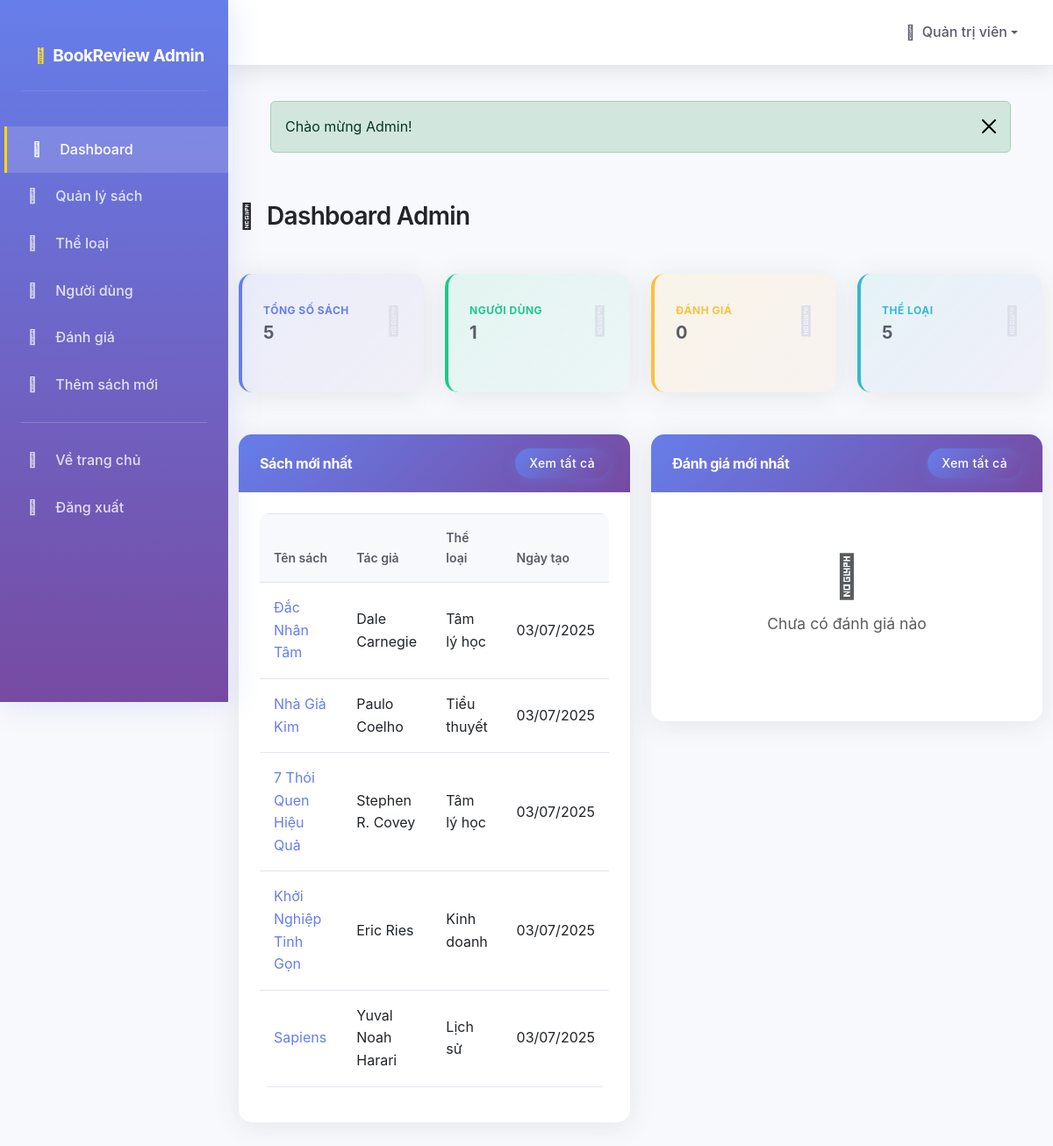
Page /admin/dashboard.php (signed in) on the committed database.
### tables this page shows
CREATE TABLE users (
    id INT AUTO_INCREMENT PRIMARY KEY,
    username VARCHAR(50) UNIQUE NOT NULL,
    name VARCHAR(100) NOT NULL,
    full_name VARCHAR(150) NOT NULL,
    email VARCHAR(100) UNIQUE NOT NULL,
    password VARCHAR(255) NOT NULL,
    avatar VARCHAR(500) DEFAULT NULL,
    role ENUM('user', 'admin') DEFAULT 'user',
    status ENUM('active', 'banned') DEFAULT 'active',
    verification_token VARCHAR(100),
    email_verified_at TIMESTAMP NULL,
    created_at TIMESTAMP DEFAULT CURRENT_TIMESTAMP,
    updated_at TIMESTAMP DEFAULT CURRENT_TIMESTAMP ON UPDATE CURRENT_TIMESTAMP
);

CREATE TABLE books (
    id INT AUTO_INCREMENT PRIMARY KEY,
    title VARCHAR(255) NOT NULL,
    author VARCHAR(100) NOT NULL,
    description TEXT,
    cover_image VARCHAR(255),
    category_id INT,
    created_by INT,
    created_at TIMESTAMP DEFAULT CURRENT_TIMESTAMP,
    updated_at TIMESTAMP DEFAULT CURRENT_TIMESTAMP ON UPDATE CURRENT_TIMESTAMP,
    FOREIGN KEY (category_id) REFERENCES categories(id) ON DELETE SET NULL,
    FOREIGN KEY (created_by) REFERENCES users(id) ON DELETE SET NULL
);

CREATE TABLE categories (
    id INT AUTO_INCREMENT PRIMARY KEY,
    name VARCHAR(100) NOT NULL,
    description TEXT,
    created_at TIMESTAMP DEFAULT CURRENT_TIMESTAMP
);

### admin/dashboard.php (the view, shortened to what this page needs)
<?php
require_once '../config/database.php';
require_once '../includes/functions.php';
$stats = [];
$stmt = $pdo->query("SELECT COUNT(*) as count FROM books");
$stats['total_books'] = $stmt->fetch()['count'];
$stmt = $pdo->query("SELECT COUNT(*) as count FROM users");
$stats['total_users'] = $stmt->fetch()['count'];
$stmt = $pdo->query("SELECT COUNT(*) as count FROM reviews");
$stats['total_reviews'] = $stmt->fetch()['count'];
$stmt = $pdo->query("SELECT COUNT(*) as count FROM categories");
$stats['total_categories'] = $stmt->fetch()['count'];
$latest_books = $pdo->query("
    SELECT b.*, c.name as category_name
    FROM books b
    LEFT JOIN categories c ON b.category_id = c.id
    ORDER BY b.created_at DESC
    LIMIT 5
")->fetchAll();
$latest_reviews = [];
try {
    $columnsStmt = $pdo->query("SHOW COLUMNS FROM users");
    $columns = $columnsStmt->fetchAll(PDO::FETCH_COLUMN);
    $nameColumn = 'id';
    if (in_array('full_name', $columns)) {
        $nameColumn = 'full_name';
    } elseif (in_array('name', $columns)) {
        $nameColumn = 'name';
    } elseif (in_array('username', $columns)) {
        $nameColumn = 'username';
    } elseif (in_array('email', $columns)) {
        $nameColumn = 'email';
    }
    $query = "
        SELECT r.*, b.title as book_title, u.$nameColumn as user_name
        FROM reviews r
        JOIN books b ON r.book_id = b.id
        JOIN users u ON r.user_id = u.id
        ORDER BY r.created_at DESC
        LIMIT 5
    ";
    $latest_reviews = $pdo->query($query)->fetchAll();
} catch (PDOException $e) {
    $latest_reviews = [];
    error_log("Dashboard reviews query failed: " . $e->getMessage());
}
include 'includes/header.php';
?>
<div class="row">
    <div class="col-12">
        <h1 class="h3 mb-4">
            <i class="fas fa-tachometer-alt me-2"></i>
            Dashboard Admin
        </h1>
    </div>
</div>
<div class="row mb-4">
    <div class="col-xl-3 col-md-6 mb-4">
        <div class="card border-left-primary shadow h-100 py-2">
            <div class="card-body">
                <div class="row no-gutters align-items-center">
                    <div class="col mr-2">
                        <div class="text-xs font-weight-bold text-primary text-uppercase mb-1">
                            Tổng số sách
                        </div>
                        <div class="h5 mb-0 font-weight-bold text-gray-800"><?php echo $stats['total_books']; ?></div>
                    </div>
                    <div class="col-auto">
                        <i class="fas fa-book fa-2x text-gray-300"></i>
                    </div>
                </div>
            </div>
        </div>
    </div>
    <div class="col-xl-3 col-md-6 mb-4">
        <div class="card border-left-success shadow h-100 py-2">
            <div class="card-body">
                <div class="row no-gutters align-items-center">
                    <div class="col mr-2">
                        <div class="text-xs font-weight-bold text-success text-uppercase mb-1">
                            Người dùng
                        </div>
                        <div class="h5 mb-0 font-weight-bold text-gray-800"><?php echo $stats['total_users']; ?></div>
                    </div>
                    <div class="col-auto">
                        <i class="fas fa-users fa-2x text-gray-300"></i>
                    </div>
                </div>
            </div>
        </div>
    </div>
    <div class="col-xl-3 col-md-6 mb-4">
        <div class="card border-left-warning shadow h-100 py-2">
            <div class="card-body">
                <div class="row no-gutters align-items-center">
                    <div class="col mr-2">
                        <div class="text-xs font-weight-bold text-warning text-uppercase mb-1">
                            Đánh giá
                        </div>
                        <div class="h5 mb-0 font-weight-bold text-gray-800"><?php echo $stats['total_reviews']; ?></div>
                    </div>
                    <div class="col-auto">
                        <i class="fas fa-star fa-2x text-gray-300"></i>
                    </div>
                </div>
            </div>
        </div>
    </div>
    <div class="col-xl-3 col-md-6 mb-4">
        <div class="card border-left-info shadow h-100 py-2">
            <div class="card-body">
                <div class="row no-gutters align-items-center">
                    <div class="col mr-2">
                        <div class="text-xs font-weight-bold text-info text-uppercase mb-1">
                            Thể loại
                        </div>
                        <div class="h5 mb-0 font-weight-bold text-gray-800"><?php echo $stats['total_categories']; ?></div>
                    </div>
                    <div class="col-auto">
                        <i class="fas fa-tags fa-2x text-gray-300"></i>
                    </div>
                </div>
            </div>
        </div>
    </div>
</div>
<div class="row">
    <div class="col-lg-6 mb-4">
        <div class="card shadow">
            <div class="card-header py-3 d-flex flex-row align-items-center justify-content-between">
                <h6 class="m-0 font-weight-bold text-primary">Sách mới nhất</h6>
                <a href="books.php" class="btn btn-sm btn-primary">Xem tất cả</a>
            </div>
            <div class="card-body">
                <?php if (empty($latest_books)): ?>
                    <div class="text-center py-4">
                        <i class="fas fa-book fa-3x text-muted mb-3"></i>
                        <p class="text-muted">Chưa có sách nào</p>
                        <a href="add-book.php" class="btn btn-primary">
                            <i class="fas fa-plus me-2"></i>Thêm sách đầu tiên
                        </a>
                    </div>
                <?php else: ?>
                    <div class="table-responsive">
                        <table class="table table-bordered" width="100%" cellspacing="0">
                            <thead>
                                <tr>
                                    <th>Tên sách</th>
                                    <th>Tác giả</th>
                                    <th>Thể loại</th>
                                    <th>Ngày tạo</th>
                                </tr>
                            </thead>
                            <tbody>
                                <?php foreach ($latest_books as $book): ?>
                                <tr>
                                    <td>
                                        <a href="../book.php?id=<?php echo $book['id']; ?>">
                                            <?php echo htmlspecialchars($book['title']); ?>
                                        </a>
                                    </td>
                                    <td><?php echo htmlspecialchars($book['author']); ?></td>
                                    <td><?php echo htmlspecialchars($book['category_name'] ?: 'N/A'); ?></td>
                                    <td><?php echo formatDate($book['created_at']); ?></td>
                                </tr>
                                <?php endforeach; ?>
                            </tbody>
                        </table>
                    </div>
                <?php endif; ?>
            </div>
        </div>
    </div>
    <div class="col-lg-6 mb-4">
        <div class="card shadow">
            <div class="card-header py-3 d-flex flex-row align-items-center justify-content-between">
                <h6 class="m-0 font-weight-bold text-primary">Đánh giá mới nhất</h6>
                <a href="reviews.php" class="btn btn-sm btn-primary">Xem tất cả</a>
            </div>
            <div class="card-body">
                <?php if (empty($latest_reviews)): ?>
                    <div class="text-center py-4">
                        <i class="fas fa-star fa-3x text-muted mb-3"></i>
                        <p class="text-muted">Chưa có đánh giá nào</p>
                    </div>
                <?php endif; ?>
            </div>
        </div>
    </div>
</div>
<?php include 'includes/footer.php'; ?>

### admin/includes/header.php (shortened to what this page needs)
<!DOCTYPE html>
<html lang="vi">
<head>
    <link href="https://cdn.jsdelivr.net/npm/bootstrap@5.3.0/dist/css/bootstrap.min.css" rel="stylesheet">
    <link href="../assets/css/font-fallback.css?v=<?php echo time(); ?>" rel="stylesheet">
    <link href="https://cdnjs.cloudflare.com/ajax/libs/font-awesome/6.4.0/css/all.min.css" rel="stylesheet">
    <link href="assets/css/admin.css?v=<?php echo time(); ?>" rel="stylesheet">
</head>
<body class="font-loading">
    <nav class="sidebar" id="sidebar">
        <div class="p-4">
            <a href="dashboard.php" class="navbar-brand d-flex align-items-center">
                <i class="fas fa-book-reader me-2"></i>
                <span><?php echo SITE_NAME; ?> Admin</span>
            </a>
        </div>
        <ul class="nav flex-column">
            <li class="nav-item">
                <a href="dashboard.php" class="nav-link <?php echo basename($_SERVER['PHP_SELF']) === 'dashboard.php' ? 'active' : ''; ?>">
                    <i class="fas fa-tachometer-alt"></i>
                    Dashboard
                </a>
            </li>
            <li class="nav-item">
                <a href="books.php" class="nav-link <?php echo basename($_SERVER['PHP_SELF']) === 'books.php' ? 'active' : ''; ?>">
                    <i class="fas fa-book"></i>
                    Quản lý sách
                </a>
            </li>
            <li class="nav-item">
                <a href="categories.php" class="nav-link <?php echo basename($_SERVER['PHP_SELF']) === 'categories.php' ? 'active' : ''; ?>">
                    <i class="fas fa-tags"></i>
                    Thể loại
                </a>
            </li>
            <li class="nav-item">
                <a href="users.php" class="nav-link <?php echo basename($_SERVER['PHP_SELF']) === 'users.php' ? 'active' : ''; ?>">
                    <i class="fas fa-users"></i>
                    Người dùng
                </a>
            </li>
            <li class="nav-item">
                <a href="reviews.php" class="nav-link <?php echo basename($_SERVER['PHP_SELF']) === 'reviews.php' ? 'active' : ''; ?>">
                    <i class="fas fa-star"></i>
                    Đánh giá
                </a>
            </li>
            <li class="nav-item">
                <a href="add-book.php" class="nav-link">
                    <i class="fas fa-plus-circle"></i>
                    Thêm sách mới
                </a>
            </li>
            <hr class="sidebar-divider my-3" style="border-color: rgba(255,255,255,0.2);">
            <li class="nav-item">
                <a href="../index.php" class="nav-link">
                    <i class="fas fa-home"></i>
                    Về trang chủ
                </a>
            </li>
            <li class="nav-item">
                <a href="../logout.php" class="nav-link">
                    <i class="fas fa-sign-out-alt"></i>
                    Đăng xuất
                </a>
            </li>
        </ul>
    </nav>
    <div class="main-content">
        <nav class="navbar navbar-expand-lg top-navbar">
            <div class="navbar-nav ms-auto">
                <div class="nav-item dropdown">
                    <a class="nav-link dropdown-toggle d-flex align-items-center" href="#" id="navbarDropdown" role="button" data-bs-toggle="dropdown">
                        <i class="fas fa-user-shield me-2"></i>
                        <?php
                        $currentUser = getCurrentUser();
                        if ($currentUser) {
                            $displayName = $currentUser['full_name'] ?? $currentUser['name'] ?? $currentUser['username'] ?? 'Admin';
                        } else {
                            $displayName = 'Admin';
                        }
                        echo htmlspecialchars($displayName);
                        ?>
                    </a>
                </div>
            </div>
        </nav>
        <div class="container-fluid p-4">
            <?php displayFlashMessage(); ?>
    </div>
</body>
</html>

### includes/functions.php (shortened to what this page needs)
<?php
function isLoggedIn() {
    return isset($_SESSION['user_id']) && !empty($_SESSION['user_id']);
}
function getCurrentUser() {
    global $pdo;
    try {
        $stmt = $pdo->prepare("SELECT * FROM users WHERE id = ?");
        $stmt->execute([$_SESSION['user_id']]);
        return $stmt->fetch();
    } catch (PDOException $e) {
        error_log("Database error in getCurrentUser(): " . $e->getMessage());
        return null;
    }
}
function formatDate($date, $format = 'd/m/Y') {
    if (is_string($date)) {
        $date = new DateTime($date);
    }
    return $date->format($format);
}
function displayFlashMessage() {
    if (isset($_SESSION['flash_message'])) {
        $message = $_SESSION['flash_message'];
        $type = $_SESSION['flash_type'] ?? 'info';
        $alertClass = [
            'success' => 'alert-success',
            'error' => 'alert-danger',
            'warning' => 'alert-warning',
            'info' => 'alert-info'
        ][$type] ?? 'alert-info';
        echo "<div class='alert $alertClass alert-dismissible fade show' role='alert'>
                $message
                <button type='button' class='btn-close' data-bs-dismiss='alert'></button>
              </div>";
    }
}
?>

### admin/includes/footer.php (shortened to what this page needs)
</body>
</html>

### admin/includes/header.php (style rules this page uses)
* { font-family: -apple-system, BlinkMacSystemFont, 'Segoe UI', 'Roboto', 'Oxygen', 'Ubuntu', 'Cantarell', 'Fira Sans', 'Droid Sans', 'Helvetica Neue', 'Arial', sans-serif !important; font-display: swap; visibility: visible !important; }
body { visibility: visible !important; opacity: 1 !important; }
.font-loading, .font-loading * { visibility: visible !important; opacity: 1 !important; }
.main-content .container-fluid { padding: 2.5rem 3rem !important; box-sizing: border-box !important; }
.main-content { margin-left: 260px !important; transition: all 0.3s ease; }
.card { animation: fadeInUp 0.5s ease; }

### rows in the picture
users: full_name "Quản trị viên"
books: created_by "1", title "Sapiens", author "Yuval Noah Harari", category.name "Lịch sử", created_at "03/07/2025"
books: title "Đắc Nhân Tâm", author "Dale Carnegie", category.name "Tâm lý học", created_at "03/07/2025"
books: title "Nhà Giả Kim", author "Paulo Coelho", category.name "Tiểu thuyết", created_at "03/07/2025"
books: title "7 Thói Quen Hiệu Quả", author "Stephen R. Covey", category.name "Tâm lý học", created_at "03/07/2025"
books: title "Khởi Nghiệp Tinh Gọn", author "Eric Ries", category.name "Kinh doanh", created_at "03/07/2025"

### other values in the picture
SITE_NAME "BookReview"
$message "Chào mừng Admin!"
$stats['total_books'] "5"
$stats['total_reviews'] "0"
$stats['total_categories'] "5"
